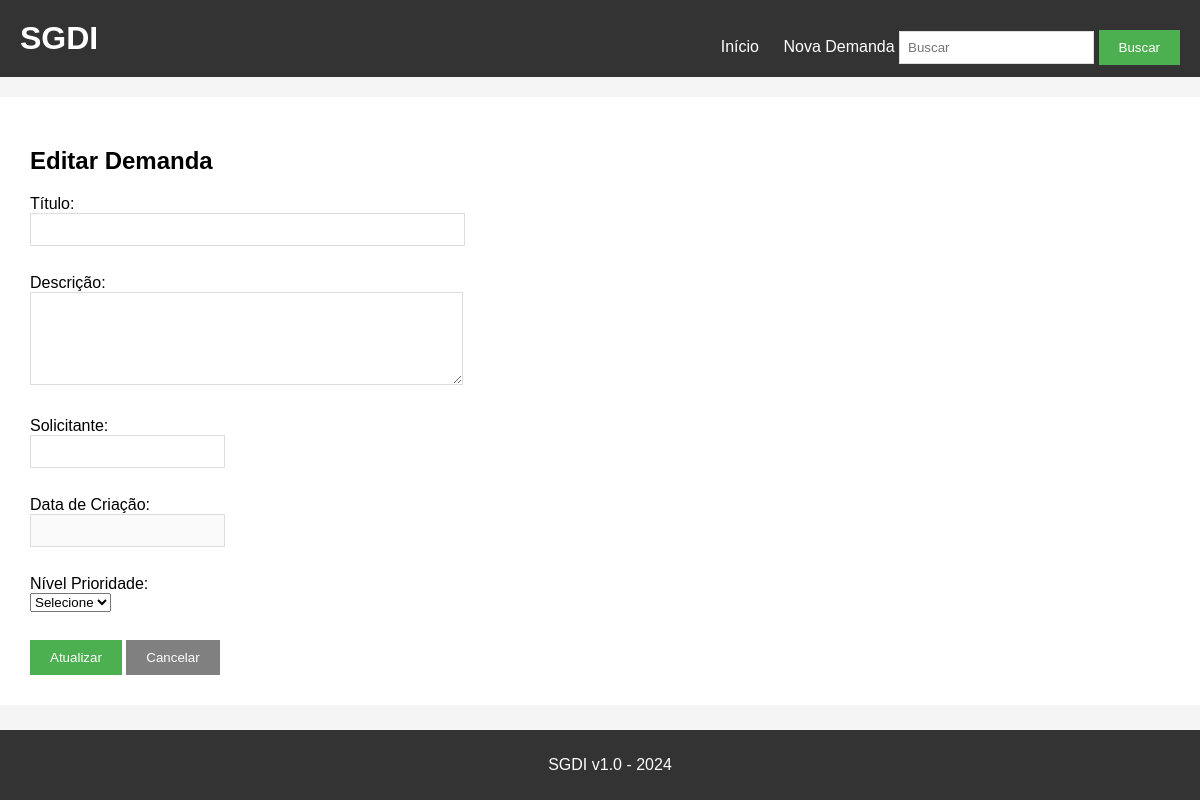
The page /editar/6 on the database as committed earlier.
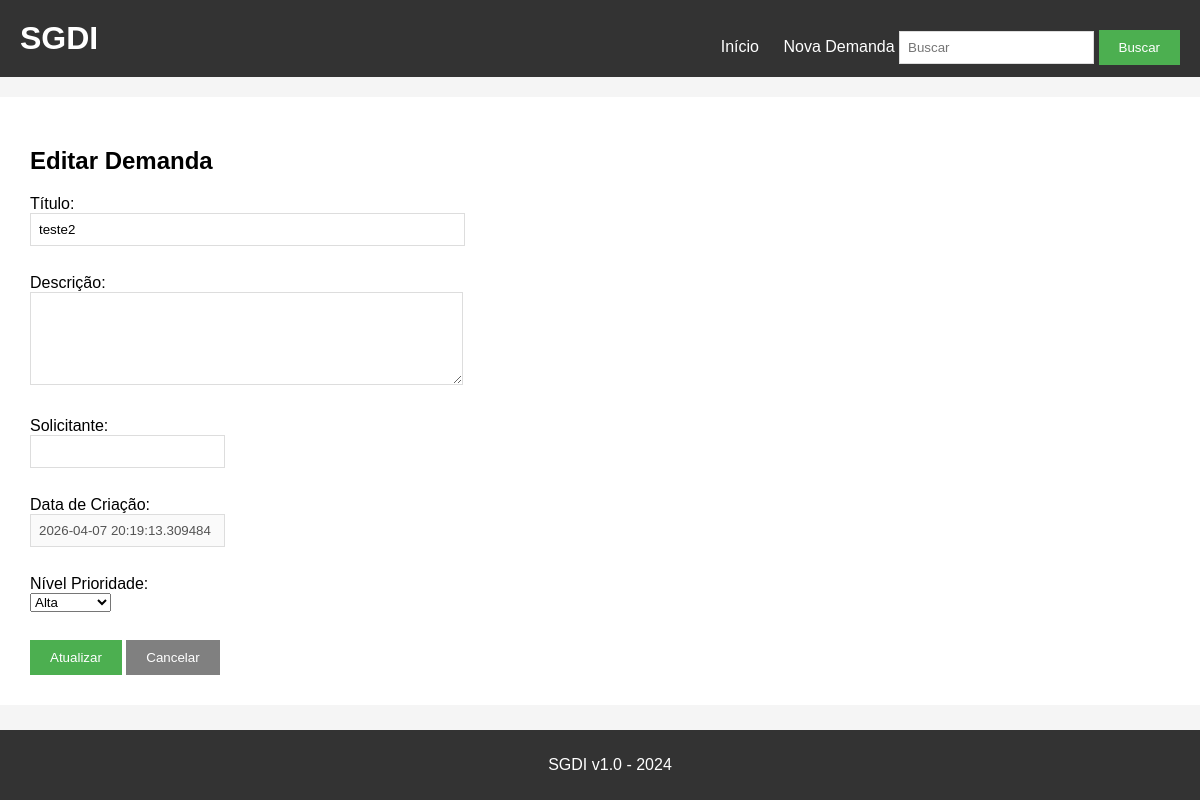
The same page on the database as committed later.
### tables this page shows
CREATE TABLE demandas (
    id INTEGER PRIMARY KEY AUTOINCREMENT,
    titulo TEXT,
    descricao TEXT,
    solicitante TEXT,
    data_criacao TEXT,
    nivel_prioridade TEXT
);

### app.py (the view, shortened to what this page needs)
@app.route('/editar/<int:id>', methods=['GET', 'POST'])
def editar(id):
    conn = get_db()
    cursor = conn.cursor()
    demanda = cursor.execute(
        'SELECT * FROM demandas WHERE id=?', (id,)
    ).fetchone()
    conn.close()
    return render_template('editar.html', demanda=demanda)

### app.py (called while the page is built)
def get_db():
    conn = sqlite3.connect('demandas.db')
    conn.row_factory = sqlite3.Row
    return conn

### templates/editar.html (shortened to what this page needs)
{% extends "base.html" %}
{% block content %}
<h2>Editar Demanda</h2>
<form method="POST" action="/editar/{{ demanda[0] }}">
    <div>
        <label>Título:</label><br>
        <input type="text" name="titulo" value="{{ demanda[1] }}" size="50">
    </div>
    <br>
    <div>
        <label>Descrição:</label><br>
        <textarea name="descricao" rows="5" cols="50">{{ demanda[2] }}</textarea>
    </div>
    <br>
    <div>
        <label>Solicitante:</label><br>
        <input type="text" name="solicitante" value="{{ demanda[3] }}">
    </div>
    <br>
    <div>
        <label>Data de Criação:</label><br>
        <input type="text" value="{{ demanda[4] }}" disabled>
    </div>
    <br>
    <div>
        <label>Nível Prioridade:</label><br>
        <select name="prioridade" required>
            <option value="" disabled selected>Selecione</option>
            <option value="Alta" {% if demanda[5] == 'Alta' %} selected {% endif %}>Alta</option>
        </select>
    </div>
    <br>
    <button type="submit">Atualizar</button>
    <a href="/"><button type="button">Cancelar</button></a>
</form>
{% endblock %}

Rows that differ between the two databases and show on the page:
added demandas: titulo "teste2", data_criacao "2026-04-07 20:19:13.309484", prioridade "Alta"
Other text that changed with them:
form field prioridade: "Selecione" → (not shown)
